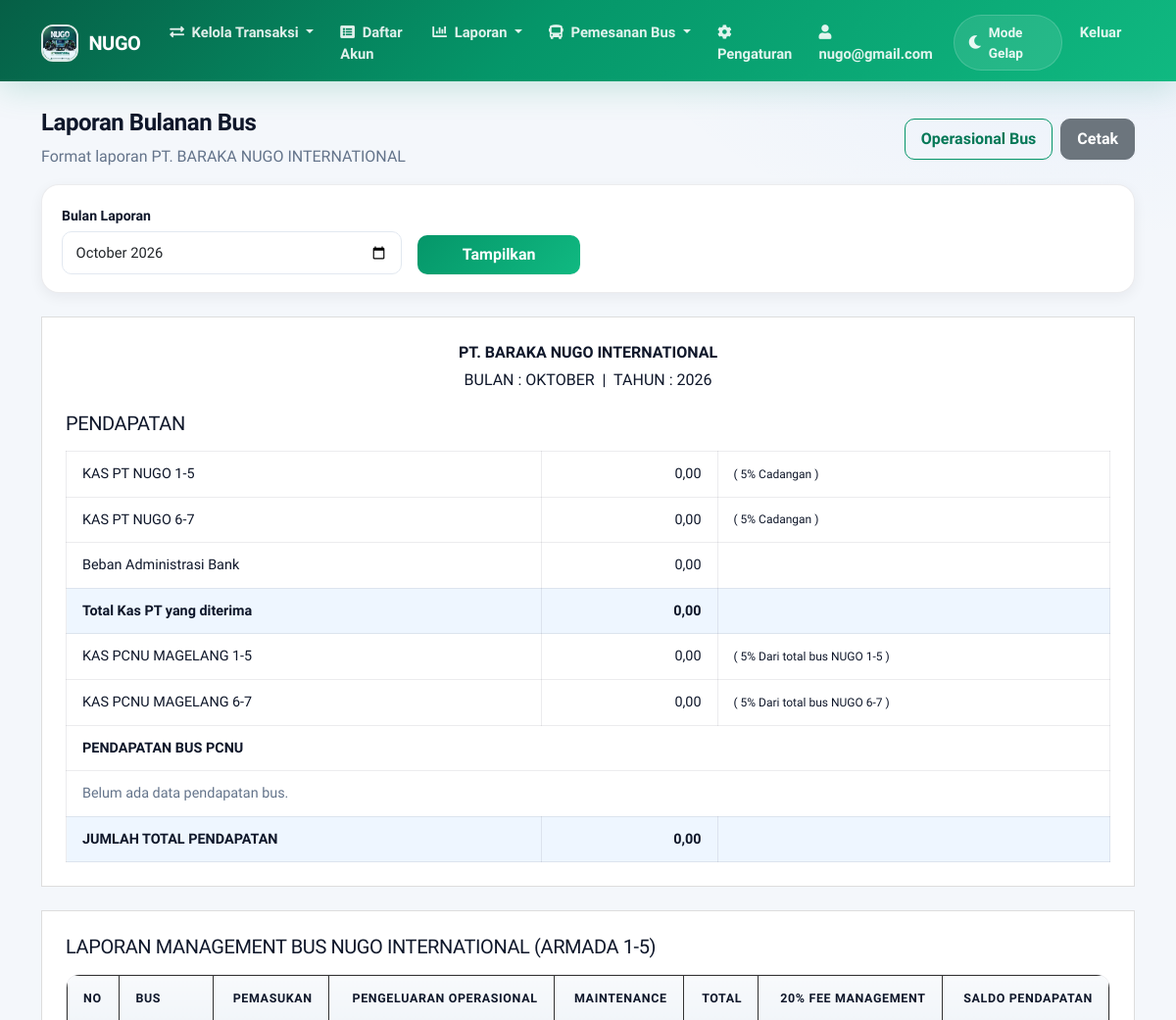
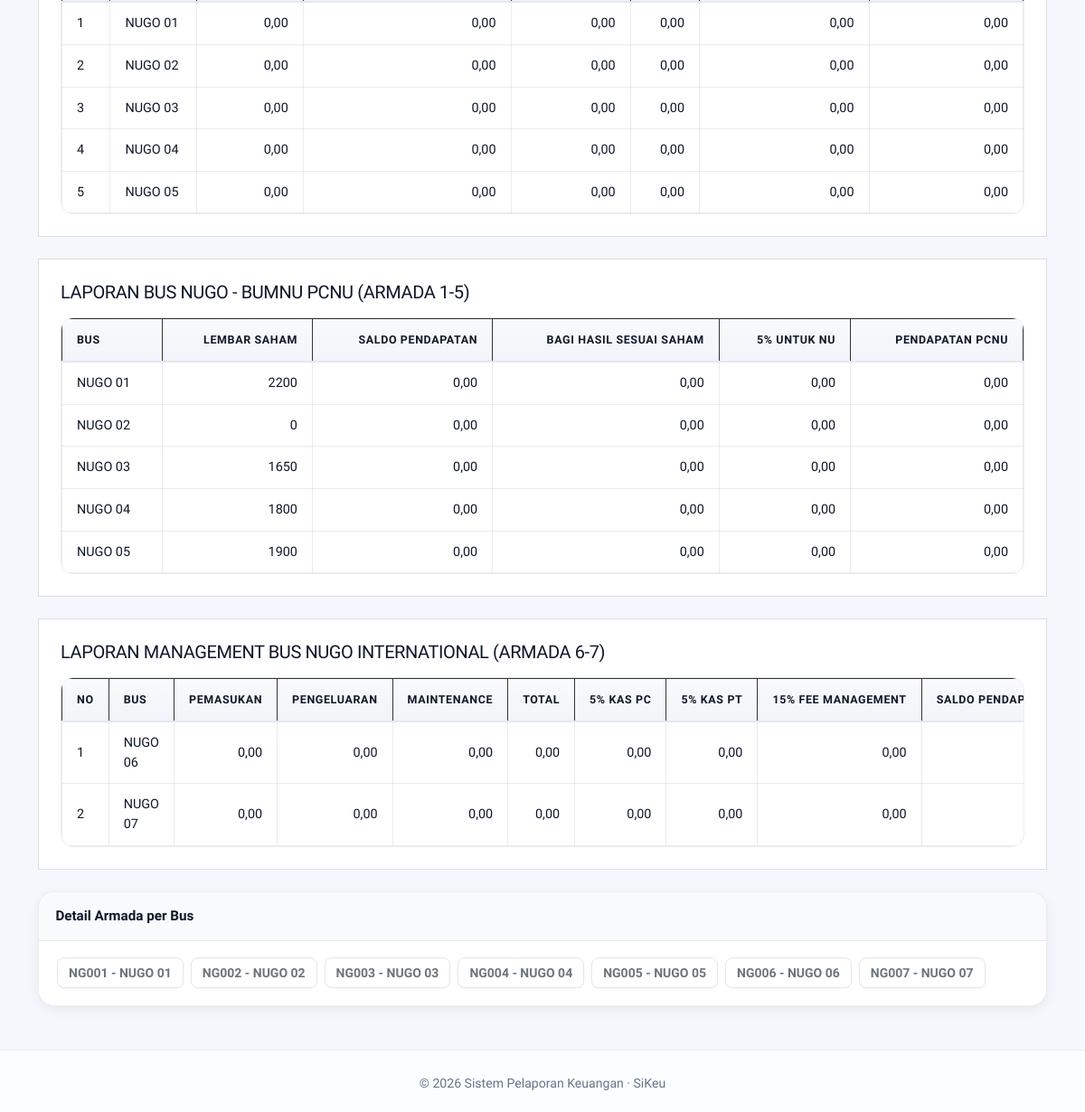
The page /bus/laporan_bulanan.php (signed in) on the database its author committed (2 pictures, top to bottom).
### tables this page shows
CREATE TABLE `perusahaan` (
  `id` int(11) NOT NULL,
  `nama` varchar(100) NOT NULL,
  `alamat` text DEFAULT NULL,
  `telepon` varchar(20) DEFAULT NULL,
  `email` varchar(100) DEFAULT NULL,
  `website` varchar(255) DEFAULT NULL COMMENT 'URL website perusahaan',
  `logo` varchar(255) DEFAULT NULL,
  `jenis` enum('regular','premium') NOT NULL DEFAULT 'regular' COMMENT 'Jenis akun perusahaan',
  `deskripsi` text DEFAULT NULL,
  `created_at` timestamp NOT NULL DEFAULT current_timestamp()
);

CREATE TABLE `users` (
  `id` int(11) NOT NULL,
  `username` varchar(50) NOT NULL,
  `password` varchar(255) NOT NULL,
  `nama_lengkap` varchar(100) NOT NULL,
  `email` varchar(100) DEFAULT NULL,
  `no_hp` varchar(20) DEFAULT NULL,
  `alamat` text DEFAULT NULL,
  `foto_profil` varchar(255) DEFAULT NULL,
  `id_perusahaan` int(11) DEFAULT NULL,
  `default_company` int(11) DEFAULT NULL,
  `created_at` timestamp NOT NULL DEFAULT current_timestamp()
);

CREATE TABLE `bus` (
  `id` int(11) NOT NULL,
  `nama_bus` varchar(100) NOT NULL,
  `nomor_polisi` varchar(20) NOT NULL,
  `kode_armada` varchar(20) DEFAULT NULL,
  `lembar_saham` int(11) NOT NULL DEFAULT 0,
  `grup_armada` enum('1-5','6-7') DEFAULT '1-5',
  `kapasitas` int(11) NOT NULL,
  `tipe` varchar(250) NOT NULL,
  `fasilitas` text DEFAULT NULL,
  `harga_per_km` decimal(15,2) NOT NULL,
  `status` enum('tersedia','dalam_perjalanan','pemeliharaan') DEFAULT 'tersedia',
  `foto` varchar(255) DEFAULT NULL,
  `id_perusahaan` int(11) DEFAULT NULL,
  `created_at` timestamp NOT NULL DEFAULT current_timestamp()
);

### bus/laporan_bulanan.php (the view, shortened to what the rows shown need)
<?php
require_once '../config/database.php';
require_once 'includes/bus_report_helper.php';
$bulan = isset($_GET['bulan']) ? $_GET['bulan'] : date('Y-m');
$idPerusahaan = getNugoCompanyId($db);
$report = fetchBusMonthlyReport($db, $idPerusahaan, $bulan);
$group15 = array_values(array_filter($report['buses'], fn($b) => $b['grup'] === '1-5'));
$group67 = array_values(array_filter($report['buses'], fn($b) => $b['grup'] === '6-7'));
include '../templates/header.php';
?>
<div class="container mt-4 mb-5">
    <div class="d-flex justify-content-between align-items-center mb-3 no-print">
        <div>
            <h2>Laporan Bulanan Bus</h2>
        </div>
    </div>
    <div class="report-sheet mb-4">
        <div class="table-responsive">
            <table class="table report-table table-sm">
                <thead>
                    <tr>
                        <th>NO</th>
                        <th>BUS</th>
                        <th class="text-end">PEMASUKAN</th>
                        <th class="text-end">PENGELUARAN OPERASIONAL</th>
                        <th class="text-end">MAINTENANCE</th>
                        <th class="text-end">TOTAL</th>
                        <th class="text-end">20% Fee Management</th>
                        <th class="text-end">SALDO PENDAPATAN</th>
                    </tr>
                </thead>
                <tbody>
                    <?php foreach ($group15 as $index => $bus): ?>
                        <tr>
                            <td><?= $index + 1 ?></td>
                            <td><?= htmlspecialchars($bus['nama_bus']) ?></td>
                            <td class="text-end"><?= formatReportCurrency($bus['pemasukan']) ?></td>
                            <td class="text-end"><?= formatReportCurrency($bus['pengeluaran']) ?></td>
                            <td class="text-end"><?= formatReportCurrency($bus['maintenance']) ?></td>
                            <td class="text-end"><?= formatReportCurrency($bus['total']) ?></td>
                            <td class="text-end"><?= formatReportCurrency($bus['fee_management']) ?></td>
                            <td class="text-end"><?= formatReportCurrency($bus['saldo_pendapatan']) ?></td>
                        </tr>
                    <?php endforeach; ?>
                </tbody>
            </table>
        </div>
    </div>
    <div class="report-sheet mb-4">
        <div class="table-responsive">
            <table class="table report-table table-sm">
                <thead>
                    <tr>
                        <th>BUS</th>
                        <th class="text-end">LEMBAR SAHAM</th>
                        <th class="text-end">SALDO PENDAPATAN</th>
                        <th class="text-end">BAGI HASIL SESUAI SAHAM</th>
                        <th class="text-end">5% UNTUK NU</th>
                        <th class="text-end">PENDAPATAN PCNU</th>
                    </tr>
                </thead>
                <tbody>
                    <?php foreach ($group15 as $bus): ?>
                        <tr>
                            <td><?= htmlspecialchars($bus['nama_bus']) ?></td>
                            <td class="text-end"><?= (int) $bus['lembar_saham'] ?></td>
                            <td class="text-end"><?= formatReportCurrency($bus['saldo_pendapatan']) ?></td>
                            <td class="text-end"><?= formatReportCurrency($bus['bagi_hasil_saham'] ?? 0) ?></td>
                            <td class="text-end"><?= formatReportCurrency($bus['nu_5pct'] ?? 0) ?></td>
                            <td class="text-end"><?= formatReportCurrency($bus['pendapatan_pcnu'] ?? 0) ?></td>
                        </tr>
                    <?php endforeach; ?>
                </tbody>
            </table>
        </div>
    </div>
    <div class="report-sheet mb-4">
        <div class="table-responsive">
            <table class="table report-table table-sm">
                <thead>
                    <tr>
                        <th>NO</th>
                        <th>BUS</th>
                        <th class="text-end">PEMASUKAN</th>
                        <th class="text-end">PENGELUARAN</th>
                        <th class="text-end">MAINTENANCE</th>
                        <th class="text-end">TOTAL</th>
                        <th class="text-end">5% KAS PC</th>
                        <th class="text-end">5% KAS PT</th>
                        <th class="text-end">15% Fee Management</th>
                        <th class="text-end">SALDO PENDAPATAN</th>
                    </tr>
                </thead>
                <tbody>
                    <?php foreach ($group67 as $index => $bus): ?>
                        <tr>
                            <td><?= $index + 1 ?></td>
                            <td><?= htmlspecialchars($bus['nama_bus']) ?></td>
                            <td class="text-end"><?= formatReportCurrency($bus['pemasukan']) ?></td>
                            <td class="text-end"><?= formatReportCurrency($bus['pengeluaran']) ?></td>
                            <td class="text-end"><?= formatReportCurrency($bus['maintenance']) ?></td>
                            <td class="text-end"><?= formatReportCurrency($bus['total']) ?></td>
                            <td class="text-end"><?= formatReportCurrency($bus['kas_pc']) ?></td>
                            <td class="text-end"><?= formatReportCurrency($bus['kas_pt']) ?></td>
                            <td class="text-end"><?= formatReportCurrency($bus['fee_management']) ?></td>
                            <td class="text-end"><?= formatReportCurrency($bus['saldo_pendapatan']) ?></td>
                        </tr>
                    <?php endforeach; ?>
                </tbody>
            </table>
        </div>
    </div>
    <div class="card no-print">
        <div class="card-body d-flex flex-wrap gap-2">
            <?php foreach ($report['buses'] as $bus): ?>
                <a class="btn btn-outline-secondary btn-sm" href="laporan_armada.php?bus_id=<?= $bus['id'] ?>&bulan=<?= urlencode($bulan) ?>">
                    <?= htmlspecialchars($bus['kode_armada']) ?> - <?= htmlspecialchars($bus['nama_bus']) ?>
                </a>
            <?php endforeach; ?>
        </div>
    </div>
</div>
<?php include '../templates/footer.php'; ?>

### templates/header.php (shortened to what the rows shown need)
<!DOCTYPE html>
<html lang="id" data-theme="light">
<head>
    <link href="https://cdn.jsdelivr.net/npm/bootstrap@5.1.3/dist/css/bootstrap.min.css" rel="stylesheet">
    <link href="https://cdnjs.cloudflare.com/ajax/libs/font-awesome/5.15.4/css/all.min.css" rel="stylesheet">
    <?php
    $sikeu_theme_ver = @filemtime(__DIR__ . '/../assets/css/sikeu-theme.css') ?: time();
    $sikeu_dark_ver = @filemtime(__DIR__ . '/../assets/css/dark-mode.css') ?: time();
    $sikeu_style_ver = @filemtime(__DIR__ . '/../assets/css/style.css') ?: time();
    ?>
    <link href="/assets/css/sikeu-theme.css?v=<?= $sikeu_theme_ver ?>" rel="stylesheet">
    <link href="/assets/css/dark-mode.css?v=<?= $sikeu_dark_ver ?>" rel="stylesheet">
    <link rel="stylesheet" href="/assets/css/style.css?v=<?= $sikeu_style_ver ?>">
    <link rel="stylesheet" href="https://unpkg.com/leaflet@1.7.1/dist/leaflet.css" />
</head>
<body class="sikeu-app">
    <nav class="navbar navbar-expand-lg navbar-dark sikeu-navbar">
        <div class="container">
            <a class="navbar-brand" href="/index.php">
                <?php
                $logo_path = '/assets/img/logo.jpg';
                if (isset($_SESSION['user_id']) && isset($db)) {
                    $user_id = $_SESSION['user_id'];
                    $stmt = $db->prepare("SELECT default_company FROM users WHERE id = ?");
                    $stmt->execute([$user_id]);
                    $user_data = $stmt->fetch();
                    $default_company_id = $user_data['default_company'] ?? null;
                    if ($default_company_id) {
                        $stmt = $db->prepare("SELECT logo, nama FROM perusahaan WHERE id = ?");
                        $stmt->execute([$default_company_id]);
                        $perusahaan = $stmt->fetch();
                        if ($perusahaan && !empty($perusahaan['logo'])) {
                            $logo_path = '/' . $perusahaan['logo'];
                        }
                    }
                }
                ?>
                <img src="<?php echo htmlspecialchars($logo_path); ?>" alt="Logo" />
                <?php
                if (isset($perusahaan) && !empty($perusahaan['nama'])) {
                    echo htmlspecialchars($perusahaan['nama']);
                } else {
                    echo "SiKeu";
                }
                ?>
            </a>
            <div class="collapse navbar-collapse" id="navbarNav">
                <ul class="navbar-nav me-auto">
                </ul>
                <ul class="navbar-nav">
                    <?php if (isset($_SESSION['user_id'])) :
                        $stmt = $db->prepare("SELECT * FROM users WHERE id = ?");
                        $stmt->execute([$_SESSION['user_id']]);
                        $user = $stmt->fetch();
                        $username = $user['username'] ?? 'Pengguna';
                    ?>
                        <li class="nav-item">
                            <a class="nav-link" href="/pengaturan/profil.php">
                                <i class="fas fa-user me-1"></i>
                                <span><?php echo htmlspecialchars($username); ?></span>
                            </a>
                        </li>
                        <li class="nav-item d-flex align-items-center px-1">
                            <div class="sikeu-theme-switch" onclick="toggleTheme()" role="button" tabindex="0" aria-label="Toggle theme">
                                <i class="fas fa-moon"></i>
                                <span class="d-none d-lg-inline">Mode Gelap</span>
                            </div>
                        </li>
                        <li class="nav-item">
                            <a class="nav-link" href="/logout.php">Keluar</a>
                        </li>
                    <?php endif; ?>
                </ul>
            </div>
        </div>
    </nav>

### rows shown on the page
perusahaan: logo (picture), nama "NUGO"
users: username "nugo@gmail.com"
bus: nama_bus "NUGO 01", lembar_saham "0,00", nama_bus "NUGO 02", nama_bus "NUGO 03", nama_bus "NUGO 04", nama_bus "NUGO 05", lembar_saham "2200", lembar_saham "0", lembar_saham "1650", lembar_saham "1800", lembar_saham "1900", kode_armada "NG001", kode_armada "NG002", kode_armada "NG003", kode_armada "NG004", kode_armada "NG005"
bus: nama_bus "NUGO 06", lembar_saham "0,00", kode_armada "NG006"
bus: nama_bus "NUGO 07", lembar_saham "0,00", kode_armada "NG007"

### other values the page prints
$monthLabel "OKTOBER"
$yearLabel "2026"
formatReportCurrency($summary['kas_pt_nugo_1_5']) "0,00"
formatReportCurrency($summary['kas_pt_nugo_6_7']) "0,00"
formatReportCurrency($summary['beban_admin_bank']) "0,00"
formatReportCurrency($summary['total_kas_pt']) "0,00"
formatReportCurrency($summary['kas_pcnu_1_5']) "0,00"
formatReportCurrency($summary['kas_pcnu_6_7']) "0,00"
formatReportCurrency($summary['grand_total']) "0,00"
